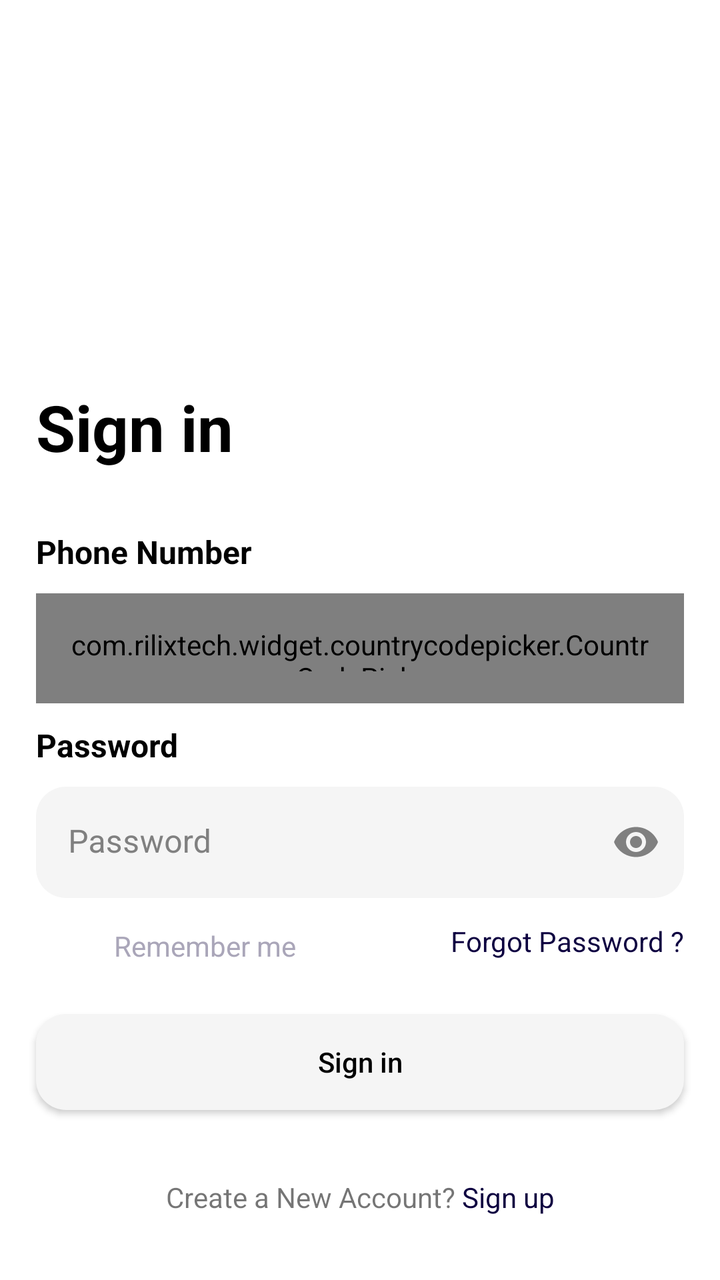
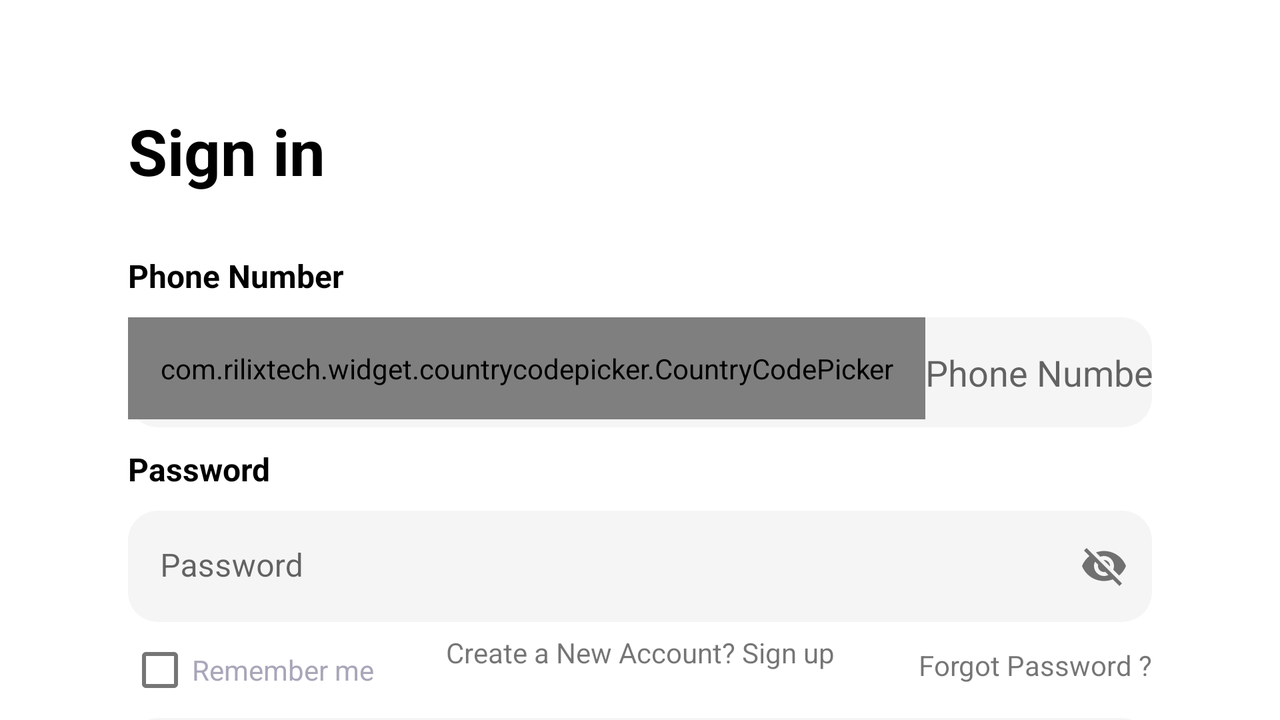

First picture: res/layout/ on a phone held upright. Second picture: the repository's own variant of that layout, on a device whose configuration matches the variant's folder. Source for both follows.
<!-- AndroidManifest.xml: application theme Theme.Horfay -->
<!-- res/layout/activity_signin_screen.xml -->
<?xml version="1.0" encoding="utf-8"?>
<androidx.constraintlayout.widget.ConstraintLayout xmlns:android="http://schemas.android.com/apk/res/android"
    xmlns:app="http://schemas.android.com/apk/res-auto"
    xmlns:tools="http://schemas.android.com/tools"
    android:layout_width="match_parent"
    android:layout_height="match_parent"
    android:background="@color/white"
    tools:context=".ui.SigninScreen">

    <androidx.constraintlayout.widget.Guideline
        android:id="@+id/guideline_start"
        android:layout_width="wrap_content"
        android:layout_height="wrap_content"
        android:orientation="vertical"
        app:layout_constraintGuide_percent="0.05" />

    <androidx.constraintlayout.widget.Guideline
        android:id="@+id/guideline_end"
        android:layout_width="wrap_content"
        android:layout_height="wrap_content"
        android:orientation="vertical"
        app:layout_constraintGuide_percent="0.95" />

    <androidx.appcompat.widget.AppCompatTextView
        android:id="@+id/textview1"
        android:layout_width="wrap_content"
        android:layout_height="wrap_content"
        android:text="@string/sign_in"
        android:textColor="@color/black"
        android:textSize="@dimen/sp32"
        android:textStyle="bold"
        app:layout_constraintStart_toStartOf="@id/guideline_start"
        app:layout_constraintTop_toTopOf="@id/guideline_top" />

    <Space
        android:id="@+id/space"
        android:layout_width="0dp"
        android:layout_height="@dimen/dp30"
        app:layout_constraintEnd_toEndOf="@id/guideline_end"
        app:layout_constraintStart_toStartOf="@id/guideline_start"
        app:layout_constraintTop_toBottomOf="@id/textview1">

    </Space>

    <Space
        android:id="@+id/space_10"
        android:layout_width="0dp"
        android:layout_height="@dimen/dp10"
        app:layout_constraintEnd_toEndOf="@id/guideline_end"
        app:layout_constraintStart_toStartOf="@id/guideline_start"
        app:layout_constraintTop_toBottomOf="@id/phone_number_text" />

    <androidx.appcompat.widget.AppCompatTextView
        android:id="@+id/phone_number_text"
        android:layout_width="wrap_content"
        android:layout_height="wrap_content"
        android:text="@string/phone_number"
        android:textColor="@color/black"
        android:textSize="@dimen/textMedium"
        android:textStyle="bold"
        app:layout_constraintStart_toStartOf="@id/textview1"
        app:layout_constraintTop_toBottomOf="@id/space" />

    <LinearLayout
        android:id="@+id/lo"
        android:layout_width="0dp"
        android:layout_height="@dimen/dp55"
        android:background="@drawable/singin_back"
        android:orientation="horizontal"
        app:layout_constraintEnd_toEndOf="@id/guideline_end"
        app:layout_constraintStart_toStartOf="@id/guideline_start"
        app:layout_constraintTop_toBottomOf="@id/space_10">

        <com.rilixtech.widget.countrycodepicker.CountryCodePicker
            android:id="@+id/country_code_picker"
            android:layout_width="wrap_content"
            android:layout_height="wrap_content"
            android:padding="@dimen/dp16"
            app:ccp_countryPreference="IN,US,NZ"
            app:ccp_defaultCode="91"
            app:ccp_defaultNameCode="IN"
            app:ccp_hideNameCode="true"
            app:ccp_showFlag="false"
            app:ccp_textColor="#1C2020"
            app:layout_constraintBottom_toBottomOf="parent"
            app:layout_constraintEnd_toEndOf="parent"
            app:layout_constraintStart_toStartOf="parent"
            app:layout_constraintTop_toTopOf="parent" />


        <androidx.appcompat.widget.AppCompatEditText
            android:id="@+id/edit_text_phone"
            android:layout_width="match_parent"
            android:layout_height="match_parent"
            android:layout_gravity="center"
            android:background="#00000000"
            android:hint="@string/phone_number"
            android:imeOptions="actionNext"
            android:inputType="number"
            android:maxLength="11"
            android:textColor="@color/black"
            android:textColorHint="@color/gray"
            android:textCursorDrawable="@null" />

    </LinearLayout>

    <androidx.appcompat.widget.AppCompatTextView
        android:id="@+id/view_pasword"
        android:layout_width="wrap_content"
        android:layout_height="wrap_content"
        android:layout_marginTop="@dimen/dp10"
        android:text="@string/password"
        android:textColor="@color/black"
        android:textSize="@dimen/textMedium"
        android:textStyle="bold"
        app:layout_constraintBottom_toTopOf="@id/text_input"
        app:layout_constraintHorizontal_bias="0.0"
        app:layout_constraintStart_toStartOf="@+id/phone_number_text"
        app:layout_constraintTop_toBottomOf="@id/lo" />

    <com.google.android.material.textfield.TextInputLayout
        android:id="@+id/text_input"
        android:layout_width="0dp"
        android:layout_height="wrap_content"
        android:layout_marginTop="@dimen/dp10"
        android:hint="@string/password"
        android:textColorHint="@color/gray"
        app:boxStrokeWidth="0dp"
        app:boxStrokeWidthFocused="0dp"
        app:hintAnimationEnabled="false"
        app:hintEnabled="true"
        app:hintTextColor="@color/ic_launcher_horfay_background"
        app:layout_constraintEnd_toEndOf="@id/guideline_end"
        app:layout_constraintStart_toStartOf="@id/guideline_start"
        app:layout_constraintTop_toBottomOf="@id/view_pasword"
        app:passwordToggleEnabled="true"
        app:passwordToggleTint="@color/gray">

        <androidx.appcompat.widget.AppCompatEditText
            android:id="@+id/edite_text_password"
            android:layout_width="match_parent"
            android:layout_height="wrap_content"
            android:background="@drawable/singin_back"
            android:imeOptions="actionDone"
            android:inputType="textPassword"
            android:textColor="@color/black"
            android:textCursorDrawable="@null" />
    </com.google.android.material.textfield.TextInputLayout>

    <androidx.appcompat.widget.AppCompatCheckBox
        android:id="@+id/remember_me_checkbox_box"
        android:layout_width="150dp"
        android:layout_height="wrap_content"
        android:button="@null"
        android:drawableStart="@drawable/checkbox"
        android:gravity="end|center"
        android:paddingEnd="@dimen/dp20"
        android:text="@string/remember_me"
        android:textColor="#AAA6B9"
        app:layout_constraintStart_toStartOf="@id/guideline_start"
        app:layout_constraintTop_toBottomOf="@id/text_input" />

    <androidx.appcompat.widget.AppCompatTextView
        android:id="@+id/textview_forgot_password"
        android:layout_width="wrap_content"
        android:layout_height="wrap_content"
        android:layout_marginTop="@dimen/dp12"
        android:text="@string/forgot_password"
        android:textColor="@color/text_color_password"
        app:layout_constraintEnd_toEndOf="@+id/guideline_end"
        app:layout_constraintTop_toBottomOf="@id/text_input" />

    <Space
        android:id="@+id/space_button_top"
        android:layout_width="0dp"
        android:layout_height="@dimen/dp10"
        app:layout_constraintEnd_toEndOf="@id/guideline_end"
        app:layout_constraintStart_toStartOf="@id/guideline_start"
        app:layout_constraintTop_toBottomOf="@id/remember_me_checkbox_box" />

    <androidx.appcompat.widget.AppCompatButton
        android:id="@+id/signin_buttton"
        android:layout_width="0dp"
        android:layout_height="wrap_content"
        android:background="@drawable/singin_back"
        android:text="@string/sign_in"
        android:textAllCaps="false"
        android:textColor="@color/black"
        app:layout_constraintEnd_toEndOf="@id/guideline_end"
        app:layout_constraintStart_toStartOf="@id/guideline_start"
        app:layout_constraintTop_toBottomOf="@id/space_button_top" />

    <ProgressBar
        android:id="@+id/progress_circular"
        android:layout_width="wrap_content"
        android:layout_height="wrap_content"
        android:visibility="gone"
        app:layout_constraintBottom_toBottomOf="parent"
        app:layout_constraintEnd_toEndOf="parent"
        app:layout_constraintStart_toStartOf="parent"
        app:layout_constraintTop_toTopOf="parent" />

    <androidx.appcompat.widget.AppCompatTextView
        android:id="@+id/textview_create_new"
        android:layout_width="wrap_content"
        android:layout_height="wrap_content"
        android:text="@string/create_a_new_account_sign_up"
        app:layout_constraintBottom_toBottomOf="@id/guideline3"
        app:layout_constraintEnd_toEndOf="@id/guideline_end"
        app:layout_constraintStart_toStartOf="@id/guideline_start"
        app:layout_constraintTop_toTopOf="@+id/guideline2" />

    <androidx.constraintlayout.widget.Guideline
        android:id="@+id/guideline2"
        android:layout_width="wrap_content"
        android:layout_height="wrap_content"
        android:orientation="horizontal"
        app:layout_constraintGuide_percent="0.92" />

    <androidx.constraintlayout.widget.Guideline
        android:id="@+id/guideline_top"
        android:layout_width="wrap_content"
        android:layout_height="wrap_content"
        android:orientation="horizontal"
        app:layout_constraintGuide_percent="0.30" />

    <androidx.constraintlayout.widget.Guideline
        android:id="@+id/guideline3"
        android:layout_width="wrap_content"
        android:layout_height="wrap_content"
        android:orientation="horizontal"
        app:layout_constraintGuide_percent="0.95" />


</androidx.constraintlayout.widget.ConstraintLayout>
<!-- resources referenced by this layout -->
<resources>
  <color name="black">#000000</color>
  <color name="gray">#808080</color>
  <color name="text_color_password">#0D0140</color>
  <color name="white">#FFFFFFFF</color>
  <dimen name="dp10">10dp</dimen>
  <dimen name="dp12">12dp</dimen>
  <dimen name="dp16">16dp</dimen>
  <dimen name="dp20">20dp</dimen>
  <dimen name="dp30">30dp</dimen>
  <dimen name="dp55">55dp</dimen>
  <dimen name="sp32">32sp</dimen>
  <dimen name="textMedium">@dimen/sp16</dimen>
  <!-- drawable checkbox (drawable) -->
  <?xml version="1.0" encoding="utf-8"?>
  <selector xmlns:android="http://schemas.android.com/apk/res/android">
  
  
      <item
          android:state_checked="true"
          android:drawable="@drawable/checked" />
      <item
          android:state_checked="false"
          android:drawable="@drawable/unchecked" />
  </selector>
  <!-- drawable singin_back (drawable) -->
  <?xml version="1.0" encoding="utf-8"?>
  <shape android:shape="rectangle" xmlns:android="http://schemas.android.com/apk/res/android">
  
      <solid android:color="#F5F5F5"/>
      <corners
          android:bottomRightRadius="15dp"
          android:bottomLeftRadius="15dp"
          android:topLeftRadius="15dp"
          android:topRightRadius="15dp"/>
  
  </shape>
  <string name="create_a_new_account_sign_up">Create a New Account? <font color="#0D0140">Sign up</font></string>
  <string name="forgot_password">Forgot Password ?</string>
  <string name="password">Password</string>
  <string name="phone_number">Phone Number</string>
  <string name="remember_me">Remember me</string>
  <string name="sign_in">Sign in</string>
  <style name="Theme.Horfay" parent="Theme.MaterialComponents.DayNight.DarkActionBar">
          
          <item name="colorPrimary">@color/black</item>
          <item name="colorPrimaryVariant">@color/black</item>
          <item name="colorOnPrimary">@color/white</item>
          
          <item name="colorSecondary">@color/teal_200</item>
          <item name="colorSecondaryVariant">@color/teal_700</item>
          <item name="colorOnSecondary">@color/black</item>
          
          <item name="android:statusBarColor">?attr/colorPrimaryVariant</item>
          
          <item name="windowActionBar">false</item>
          <item name="windowNoTitle">true</item>
      </style>
  <dimen name="sp16">16sp</dimen>
  <!-- drawable checked (drawable) -->
  <layer-list
      xmlns:android="http://schemas.android.com/apk/res/android">
      <item>
          <shape android:shape="rectangle" android:padding="10dp">
  
              <solid android:color="#C2C2C2"/>
              <corners
                  android:bottomRightRadius="5dp"
                  android:bottomLeftRadius="5dp"
                  android:topLeftRadius="5dp"
                  android:topRightRadius="5dp"/>
              <size android:height="19dp" android:width="19dp"/>
          </shape>
      </item>
      <item android:drawable="@drawable/ic_baseline_check_24" />
  </layer-list>
  <!-- drawable unchecked (drawable) -->
  <layer-list
      xmlns:android="http://schemas.android.com/apk/res/android">
      <item>
          <shape android:shape="rectangle" android:padding="5dp">
  
              <solid android:color="#C2C2C2"/>
              <corners
                  android:bottomRightRadius="5dp"
                  android:bottomLeftRadius="5dp"
                  android:topLeftRadius="5dp"
                  android:topRightRadius="5dp"/>
              <size android:height="19dp" android:width="19dp"/>
          </shape>
      </item>
      
  </layer-list>
  <color name="teal_200">#FF03DAC5</color>
  <color name="teal_700">#FF018786</color>
</resources>
<!-- res/layout-land/activity_signin_screen.xml (the repository's variant of the layout above) -->
<!-- drawn on the phone turned sideways -->
<?xml version="1.0" encoding="utf-8"?>
<androidx.constraintlayout.widget.ConstraintLayout xmlns:android="http://schemas.android.com/apk/res/android"
    xmlns:app="http://schemas.android.com/apk/res-auto"
    xmlns:tools="http://schemas.android.com/tools"
    android:layout_width="match_parent"
    android:layout_height="match_parent"
    android:background="@color/white"
    tools:context=".ui.SigninScreen">

    <androidx.constraintlayout.widget.Guideline
        android:id="@+id/guideline_start"
        android:layout_width="wrap_content"
        android:layout_height="wrap_content"
        android:orientation="vertical"
        app:layout_constraintGuide_percent="0.10" />

    <androidx.constraintlayout.widget.Guideline
        android:id="@+id/guideline_end"
        android:layout_width="wrap_content"
        android:layout_height="wrap_content"
        android:orientation="vertical"
        app:layout_constraintGuide_percent="0.90" />

    <androidx.appcompat.widget.AppCompatTextView
        android:id="@+id/textview1"
        android:layout_width="wrap_content"
        android:layout_height="wrap_content"
        android:text="Sign in"
        android:textColor="@color/black"
        android:textSize="@dimen/dp32"
        android:textStyle="bold"
        app:layout_constraintStart_toStartOf="@id/guideline_start"
        app:layout_constraintTop_toTopOf="@id/guideline_top" />

    <Space
        android:id="@+id/space"
        android:layout_width="0dp"
        android:layout_height="@dimen/dp30"
        app:layout_constraintEnd_toEndOf="@id/guideline_end"
        app:layout_constraintStart_toStartOf="@id/guideline_start"
        app:layout_constraintTop_toBottomOf="@id/textview1">

    </Space>

    <Space
        android:id="@+id/space_10"
        android:layout_width="0dp"
        android:layout_height="@dimen/dp10"
        app:layout_constraintEnd_toEndOf="@id/guideline_end"
        app:layout_constraintStart_toStartOf="@id/guideline_start"
        app:layout_constraintTop_toBottomOf="@id/phone_number_text" />

    <androidx.appcompat.widget.AppCompatTextView
        android:id="@+id/phone_number_text"
        android:layout_width="wrap_content"
        android:layout_height="wrap_content"
        android:text="Phone Number"
        android:textColor="@color/black"
        android:textSize="@dimen/textMedium"
        android:textStyle="bold"
        app:layout_constraintStart_toStartOf="@id/textview1"
        app:layout_constraintTop_toBottomOf="@id/space" />

    <LinearLayout
        android:id="@+id/lo"
        android:layout_width="0dp"
        android:layout_height="@dimen/dp55"
        android:background="@drawable/singin_back"
        android:orientation="horizontal"
        app:layout_constraintEnd_toEndOf="@id/guideline_end"
        app:layout_constraintStart_toStartOf="@id/guideline_start"
        app:layout_constraintTop_toBottomOf="@id/space_10">

        <com.rilixtech.widget.countrycodepicker.CountryCodePicker
            android:id="@+id/ccp"
            android:layout_width="wrap_content"
            android:layout_height="wrap_content"
            android:padding="@dimen/dp16"
            app:ccp_countryPreference="IN,US,NZ"
            app:ccp_defaultCode="91"
            app:ccp_defaultNameCode="IN"
            app:ccp_hideNameCode="true"
            app:ccp_showFlag="false"
            app:ccp_textColor="#1C2020"
            app:layout_constraintBottom_toBottomOf="parent"
            app:layout_constraintEnd_toEndOf="parent"
            app:layout_constraintStart_toStartOf="parent"
            app:layout_constraintTop_toTopOf="parent" />


        <androidx.appcompat.widget.AppCompatEditText
            android:layout_width="match_parent"
            android:layout_height="match_parent"
            android:layout_gravity="center"
            android:background="#00000000"
            android:hint="Phone Number"
            android:inputType="number"
            android:maxLength="10"
            android:maxLines="1"
            android:textCursorDrawable="@null" />

    </LinearLayout>

    <androidx.appcompat.widget.AppCompatTextView
        android:id="@+id/view_pasword"
        android:layout_width="wrap_content"
        android:layout_height="wrap_content"
        android:layout_marginTop="@dimen/dp10"
        android:text="Password"
        android:textColor="@color/black"
        android:textSize="@dimen/textMedium"
        android:textStyle="bold"
        app:layout_constraintBottom_toTopOf="@id/text_input"
        app:layout_constraintHorizontal_bias="0.0"
        app:layout_constraintStart_toStartOf="@+id/phone_number_text"
        app:layout_constraintTop_toBottomOf="@id/lo" />

    <com.google.android.material.textfield.TextInputLayout
        android:id="@+id/text_input"
        android:layout_width="0dp"
        android:layout_height="wrap_content"
        android:layout_marginTop="@dimen/dp10"
        android:hint="Password"
        app:boxStrokeWidth="0dp"
        app:boxStrokeWidthFocused="0dp"
        app:hintEnabled="true"
        app:hintTextColor="@color/ic_launcher_horfay_background"
        app:hintAnimationEnabled="false"
        app:layout_constraintEnd_toEndOf="@id/guideline_end"
        app:layout_constraintStart_toStartOf="@id/guideline_start"
        app:layout_constraintTop_toBottomOf="@id/view_pasword"
        app:passwordToggleEnabled="true">

        <androidx.appcompat.widget.AppCompatEditText
            android:layout_width="match_parent"
            android:layout_height="wrap_content"
            android:background="@drawable/singin_back"
            android:backgroundTint="@color/ic_launcher_horfay_background"
            android:textCursorDrawable="@null" />
    </com.google.android.material.textfield.TextInputLayout>

    <com.google.android.material.checkbox.MaterialCheckBox
        android:id="@+id/remember_me_checkbox_box"
        android:layout_width="wrap_content"
        android:layout_height="wrap_content"
        android:text="Remember me"
        android:textColor="#AAA6B9"
        app:layout_constraintStart_toStartOf="@id/text_input"
        app:layout_constraintTop_toBottomOf="@id/text_input" />

    <androidx.appcompat.widget.AppCompatTextView
        android:id="@+id/Forgot_password_text"
        android:layout_width="wrap_content"
        android:layout_height="wrap_content"
        android:layout_marginTop="@dimen/dp12"
        android:text="Forgot Password ?"
        app:layout_constraintEnd_toEndOf="@+id/text_input"
        app:layout_constraintTop_toBottomOf="@id/text_input" />

    <androidx.appcompat.widget.AppCompatButton
        android:id="@+id/signin_buttton"
        android:layout_width="0dp"
        android:layout_height="wrap_content"
        android:background="@drawable/singin_back"
        android:text="Sign In"
        android:textAllCaps="false"
        app:layout_constraintEnd_toEndOf="@id/guideline_end"
        app:layout_constraintStart_toStartOf="@id/guideline_start"
        app:layout_constraintTop_toBottomOf="@id/remember_me_checkbox_box" />

    <androidx.appcompat.widget.AppCompatTextView
        android:id="@+id/appCompatTextView2"
        android:layout_width="wrap_content"
        android:layout_height="wrap_content"
        android:text="Create a New Account? Sign up"
        app:layout_constraintEnd_toEndOf="parent"

        app:layout_constraintStart_toStartOf="parent"
        app:layout_constraintTop_toTopOf="@+id/guideline2" />

    <androidx.constraintlayout.widget.Guideline
        android:id="@+id/guideline2"
        android:layout_width="wrap_content"
        android:layout_height="wrap_content"
        android:orientation="horizontal"
        app:layout_constraintGuide_percent="0.88" />

    <androidx.constraintlayout.widget.Guideline
        android:id="@+id/guideline_top"
        android:layout_width="wrap_content"
        android:layout_height="wrap_content"
        android:orientation="horizontal"
        app:layout_constraintGuide_percent="0.15" />


</androidx.constraintlayout.widget.ConstraintLayout>
<!-- resources referenced by the variant -->
<!-- as the phone turned sideways resolves them -->
<resources>
  <color name="black">#000000</color>
  <color name="white">#FFFFFFFF</color>
  <dimen name="dp10">10dp</dimen>
  <dimen name="dp12">12dp</dimen>
  <dimen name="dp16">16dp</dimen>
  <dimen name="dp30">30dp</dimen>
  <dimen name="dp32">32dp</dimen>
  <dimen name="dp55">55dp</dimen>
  <dimen name="textMedium">@dimen/sp16</dimen>
  <!-- drawable singin_back (drawable) -->
  <?xml version="1.0" encoding="utf-8"?>
  <shape android:shape="rectangle" xmlns:android="http://schemas.android.com/apk/res/android">
  
      <solid android:color="#F5F5F5"/>
      <corners
          android:bottomRightRadius="15dp"
          android:bottomLeftRadius="15dp"
          android:topLeftRadius="15dp"
          android:topRightRadius="15dp"/>
  
  </shape>
  <style name="Theme.Horfay" parent="Theme.MaterialComponents.DayNight.DarkActionBar">
          
          <item name="colorPrimary">@color/black</item>
          <item name="colorPrimaryVariant">@color/black</item>
          <item name="colorOnPrimary">@color/white</item>
          
          <item name="colorSecondary">@color/teal_200</item>
          <item name="colorSecondaryVariant">@color/teal_700</item>
          <item name="colorOnSecondary">@color/black</item>
          
          <item name="android:statusBarColor">?attr/colorPrimaryVariant</item>
          
          <item name="windowActionBar">false</item>
          <item name="windowNoTitle">true</item>
      </style>
  <dimen name="sp16">16sp</dimen>
  <color name="teal_200">#FF03DAC5</color>
  <color name="teal_700">#FF018786</color>
</resources>
